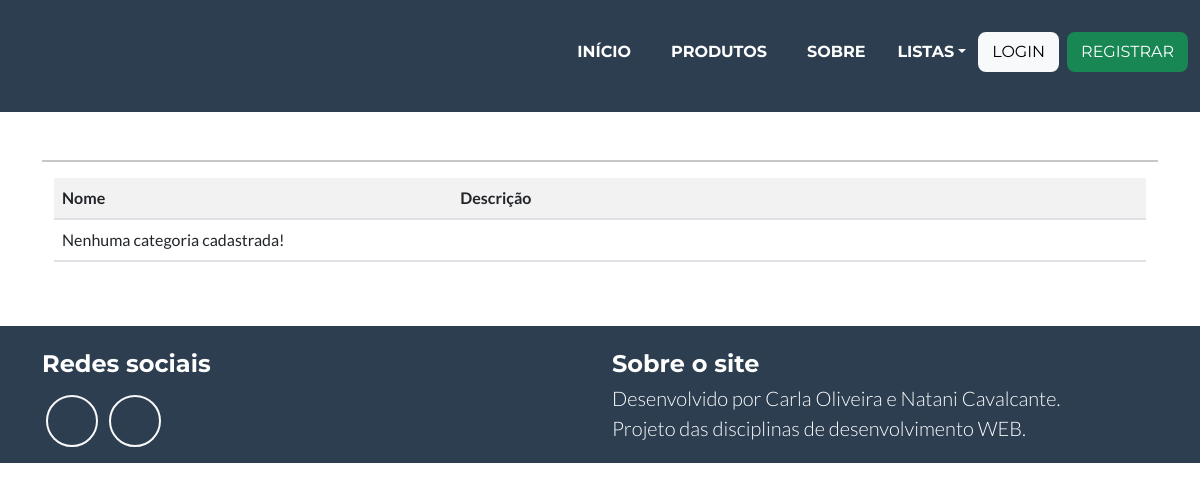
Page /listar/categoria/ on the earlier database version.
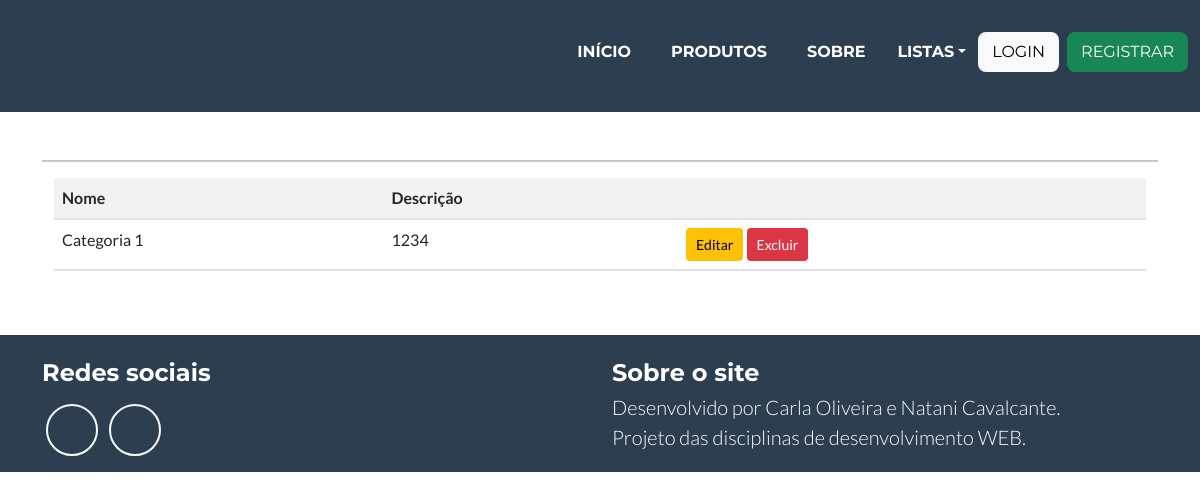
Same page on the later database version.
### cadastros/models.py (models this page shows, shortened)
class Categoria(models.Model):
    nome = models.CharField(max_length=50, verbose_name="Categoria do produto", help_text="Insira a categoria do produto")
    descricao = models.CharField(max_length=100)

### cadastros/views.py (the view)
# urls.py: path('listar/categoria/', CategoriaList.as_view(), name="listar-categoria"),
class CategoriaList(ListView):
	model = Categoria
	template_name = 'cadastros/listas/categoria.html'

### cadastros/templates/cadastros/listas/categoria.html
{% extends 'paginas/modelo.html' %}
{% load static %}
{% load crispy_forms_tags %}
{% block conteudo %}
<hr>
<div class="container">
    <div class="table-responsive">
        <table class="table table-striped">
            <tr>
                <th>Nome</th>
                <th>Descrição</th>
                <th></th>
            </tr>
            {% for categoria in object_list %}
            <tr>
                <td>{{categoria.nome}}</td>
                <td>{{categoria.descricao}}</td>
                <td>
                    <a href="{% url 'editar-categoria' categoria.pk %}" class="btn btn-warning btn-sm" title="Editar">Editar</a>
                    <a href="{% url 'deletar-categoria' categoria.pk %}" class="btn btn-danger btn-sm" title="Excluir">Excluir</a>
                </td>
            </tr>
            {% empty %}
            <tr>
                <td colspan="3">Nenhuma categoria cadastrada!</td>
            </tr>
            {% endfor %}
        </table>
    </div>
</div>
{% endblock %}

Differences in the rows shown:
added Categoria: nome "Categoria 1", descricao "1234"
Other differences:
text no longer shown: "Nenhuma categoria cadastrada!"
